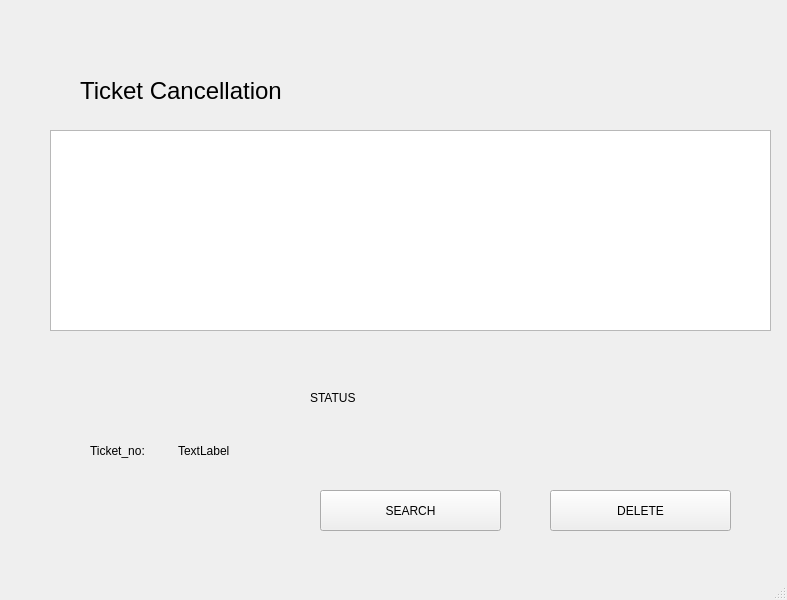
<?xml version="1.0" encoding="UTF-8"?>
<ui version="4.0">
 <class>Ticket_Cancellation</class>
 <widget class="QMainWindow" name="Ticket_Cancellation">
  <property name="geometry">
   <rect>
    <x>0</x>
    <y>0</y>
    <width>787</width>
    <height>600</height>
   </rect>
  </property>
  <property name="minimumSize">
   <size>
    <width>787</width>
    <height>600</height>
   </size>
  </property>
  <property name="maximumSize">
   <size>
    <width>787</width>
    <height>600</height>
   </size>
  </property>
  <property name="windowTitle">
   <string>MainWindow</string>
  </property>
  <widget class="QWidget" name="centralwidget">
   <widget class="QLabel" name="label">
    <property name="geometry">
     <rect>
      <x>80</x>
      <y>60</y>
      <width>331</width>
      <height>61</height>
     </rect>
    </property>
    <property name="font">
     <font>
      <pointsize>18</pointsize>
     </font>
    </property>
    <property name="text">
     <string>Ticket Cancellation</string>
    </property>
   </widget>
   <widget class="QTableView" name="tableView">
    <property name="geometry">
     <rect>
      <x>50</x>
      <y>130</y>
      <width>721</width>
      <height>201</height>
     </rect>
    </property>
   </widget>
   <widget class="QPushButton" name="pushButton">
    <property name="geometry">
     <rect>
      <x>550</x>
      <y>490</y>
      <width>181</width>
      <height>41</height>
     </rect>
    </property>
    <property name="text">
     <string>DELETE</string>
    </property>
   </widget>
   <widget class="QPushButton" name="pushButton_2">
    <property name="geometry">
     <rect>
      <x>320</x>
      <y>490</y>
      <width>181</width>
      <height>41</height>
     </rect>
    </property>
    <property name="text">
     <string>SEARCH</string>
    </property>
   </widget>
   <widget class="QLabel" name="label_8">
    <property name="geometry">
     <rect>
      <x>310</x>
      <y>390</y>
      <width>371</width>
      <height>16</height>
     </rect>
    </property>
    <property name="text">
     <string>STATUS</string>
    </property>
   </widget>
   <widget class="QWidget" name="">
    <property name="geometry">
     <rect>
      <x>178</x>
      <y>380</y>
      <width>61</width>
      <height>141</height>
     </rect>
    </property>
    <layout class="QVBoxLayout" name="verticalLayout">
     <item>
      <widget class="QLabel" name="label_5">
       <property name="text">
        <string>TextLabel</string>
       </property>
      </widget>
     </item>
    </layout>
   </widget>
   <widget class="QWidget" name="">
    <property name="geometry">
     <rect>
      <x>90</x>
      <y>380</y>
      <width>81</width>
      <height>141</height>
     </rect>
    </property>
    <layout class="QVBoxLayout" name="verticalLayout_2">
     <item>
      <widget class="QLabel" name="label_2">
       <property name="text">
        <string>Ticket_no:</string>
       </property>
      </widget>
     </item>
    </layout>
   </widget>
  </widget>
  <widget class="QMenuBar" name="menubar">
   <property name="geometry">
    <rect>
     <x>0</x>
     <y>0</y>
     <width>787</width>
     <height>21</height>
    </rect>
   </property>
  </widget>
  <widget class="QStatusBar" name="statusbar"/>
 </widget>
 <resources/>
 <connections/>
</ui>
